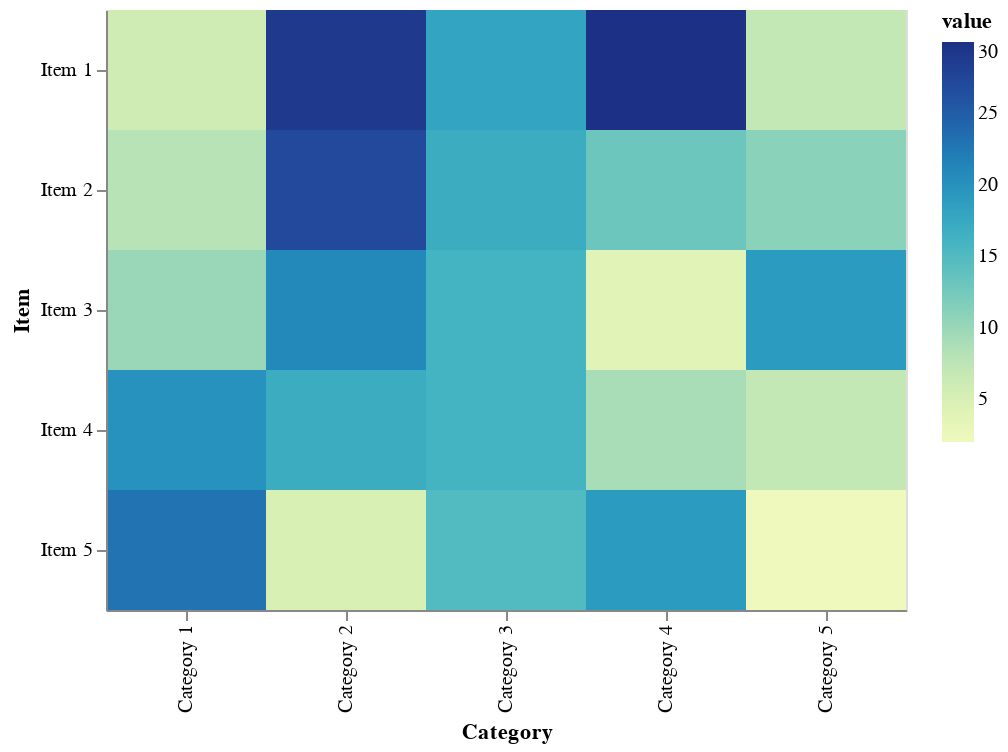

Source (notebook cell):
### Markdown cell above
### Heatmap

A heatmap is a very compact visual representation of the data, where rectangles are colored by the values in each cell. We're not really good at quantitatively comparing color values, though, so this isn't a great representation if you want people to accurately detect the numerical patterns. Also, note that Category 3 values aren't distinguishable.

### Code cell
alt.Chart(df).mark_rect().encode(
    x = 'Category',
    y = 'Item',
    color = 'value'
)

### Figure 1 — Vega-Lite specification as saved in the notebook (floating-point values rounded to 4 significant figures)
{"$schema": "https://vega.github.io/schema/vega-lite/v3.4.0.json", "config": {"mark": {"tooltip": null}, "view": {"height": 300, "width": 400}}, "data": {"name": "data-dcc63c1bd6179d79fcae39778c52b169"}, "datasets": {"data-dcc63c1bd6179d79fcae39778c52b169": [{"Category": "Category 1", "Item": "Item 1", "value": 6}, {"Category": "Category 1", "Item": "Item 2", "value": 8}, {"Category": "Category 1", "Item": "Item 3", "value": 10}, {"Category": "Category 1", "Item": "Item 4", "value": 20}, {"Category": "Category 1", "Item": "Item 5", "value": 23}, {"Category": "Category 2", "Item": "Item 1", "value": 29}, {"Category": "Category 2", "Item": "Item 2", "value": 27}, {"Category": "Category 2", "Item": "Item 3", "value": 21}, {"Category": "Category 2", "Item": "Item 4", "value": 17}, {"Category": "Category 2", "Item": "Item 5", "value": 5}, {"Category": "Category 3", "Item": "Item 1", "value": 18}, {"Category": "Category 3", "Item": "Item 2", "value": 17}, {"Category": "Category 3", "Item": "Item 3", "value": 16}, {"Category": "Category 3", "Item": "Item 4", "value": 16}, {"Category": "Category 3", "Item": "Item 5", "value": 15}, {"Category": "Category 4", "Item": "Item 1", "value": 30}, {"Category": "Category 4", "Item": "Item 2", "value": 13}, {"Category": "Category 4", "Item": "Item 3", "value": 4}, {"Category": "Category 4", "Item": "Item 4", "value": 9}, {"Category": "Category 4", "Item": "Item 5", "value": 19}, {"Category": "Category 5", "Item": "Item 1", "value": 7}, {"Category": "Category 5", "Item": "Item 2", "value": 11}, {"Category": "Category 5", "Item": "Item 3", "value": 19}, {"Category": "Category 5", "Item": "Item 4", "value": 7}, {"Category": "Category 5", "Item": "Item 5", "value": 2}]}, "encoding": {"color": {"field": "value", "type": "quantitative"}, "x": {"field": "Category", "type": "nominal"}, "y": {"field": "Item", "type": "nominal"}}, "mark": "rect"}
